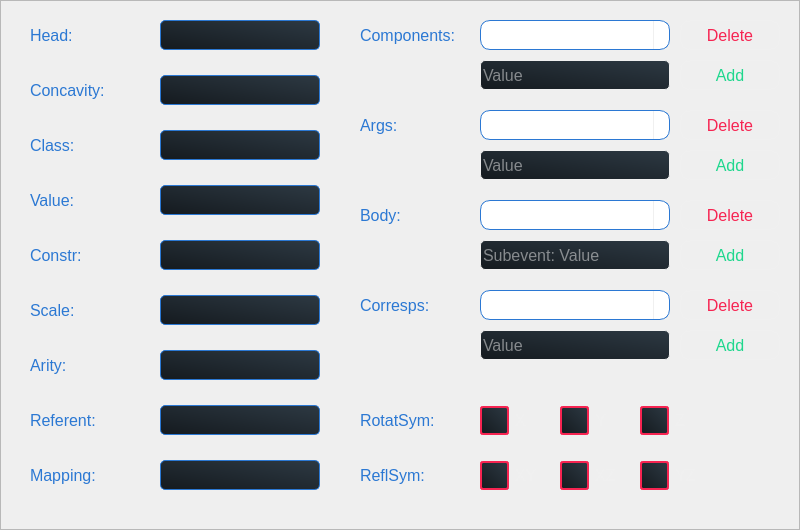
     <widget class="QFrame" name="typeFrame">
      <property name="enabled">
       <bool>true</bool>
      </property>
      <property name="geometry">
       <rect>
        <x>0</x>
        <y>70</y>
        <width>800</width>
        <height>530</height>
       </rect>
      </property>
      <property name="styleSheet">
       <string notr="true">QLabel {
	border: None;
	color: #2b78d3;
	background: None;
}

QLineEdit {
	background:  qlineargradient(spread:pad, x1:0.063, y1:0.937318, x2:1, y2:0, stop:0 rgba(22,28,33,255), stop:1 rgba(45,57,67,255));;
	border-radius: 5px;
	border: 1px solid #2b78d3;
	color: #f0f0f0;
}

QCheckBox {
	color: #f0f0f0;
}

QCheckBox::indicator:unchecked {
	background:  qlineargradient(spread:pad, x1:0.063, y1:0.937318, x2:1, y2:0, stop:0 rgba(22,28,33,255), stop:1 rgba(45,57,67,255));
	border: 2px solid #f62451;
	border-radius: 3px;
	width: 25px;
	height: 25px;
}

QCheckBox::indicator:checked {
	background:  qlineargradient(spread:pad, x1:0.063, y1:0.937318, x2:1, y2:0, stop:0 rgba(22,28,33,255), stop:1 rgba(45,57,67,255));
	border: 2px solid #1fd78d;
	border-radius: 3px;
	width: 25px;
	height: 25px;
}</string>
      </property>
      <property name="frameShape">
       <enum>QFrame::StyledPanel</enum>
      </property>
      <property name="frameShadow">
       <enum>QFrame::Raised</enum>
      </property>
      <widget class="QLabel" name="typeHeadLabel">
       <property name="geometry">
        <rect>
         <x>30</x>
         <y>20</y>
         <width>120</width>
         <height>30</height>
        </rect>
       </property>
       <property name="font">
        <font>
         <family>Segoe UI</family>
         <pointsize>12</pointsize>
        </font>
       </property>
       <property name="toolTip">
        <string/>
       </property>
       <property name="text">
        <string>Head:</string>
       </property>
      </widget>
      <widget class="QLineEdit" name="typeHead">
       <property name="geometry">
        <rect>
         <x>160</x>
         <y>20</y>
         <width>160</width>
         <height>30</height>
        </rect>
       </property>
       <property name="font">
        <font>
         <family>Segoe UI</family>
         <pointsize>12</pointsize>
        </font>
       </property>
       <property name="toolTip">
        <string>Type: Head</string>
       </property>
      </widget>
      <widget class="QLineEdit" name="typeConcavity">
       <property name="geometry">
        <rect>
         <x>160</x>
         <y>75</y>
         <width>160</width>
         <height>30</height>
        </rect>
       </property>
       <property name="font">
        <font>
         <family>Segoe UI</family>
         <pointsize>12</pointsize>
        </font>
       </property>
       <property name="toolTip">
        <string>Type Concavity</string>
       </property>
      </widget>
      <widget class="QLabel" name="typeConcavityLabel">
       <property name="geometry">
        <rect>
         <x>30</x>
         <y>75</y>
         <width>120</width>
         <height>30</height>
        </rect>
       </property>
       <property name="font">
        <font>
         <family>Segoe UI</family>
         <pointsize>12</pointsize>
        </font>
       </property>
       <property name="text">
        <string>Concavity:</string>
       </property>
      </widget>
      <widget class="QLineEdit" name="typeClass">
       <property name="geometry">
        <rect>
         <x>160</x>
         <y>130</y>
         <width>160</width>
         <height>30</height>
        </rect>
       </property>
       <property name="font">
        <font>
         <family>Segoe UI</family>
         <pointsize>12</pointsize>
        </font>
       </property>
       <property name="toolTip">
        <string>Type: Class</string>
       </property>
      </widget>
      <widget class="QLabel" name="typeClassLabel">
       <property name="geometry">
        <rect>
         <x>30</x>
         <y>130</y>
         <width>120</width>
         <height>30</height>
        </rect>
       </property>
       <property name="font">
        <font>
         <family>Segoe UI</family>
         <pointsize>12</pointsize>
        </font>
       </property>
       <property name="text">
        <string>Class:</string>
       </property>
      </widget>
      <widget class="QLineEdit" name="typeValue">
       <property name="geometry">
        <rect>
         <x>160</x>
         <y>185</y>
         <width>160</width>
         <height>30</height>
        </rect>
       </property>
       <property name="font">
        <font>
         <family>Segoe UI</family>
         <pointsize>12</pointsize>
        </font>
       </property>
       <property name="toolTip">
        <string>Type: Value</string>
       </property>
      </widget>
      <widget class="QLabel" name="typeValueLabel">
       <property name="geometry">
        <rect>
         <x>30</x>
         <y>185</y>
         <width>120</width>
         <height>30</height>
        </rect>
       </property>
       <property name="font">
        <font>
         <family>Segoe UI</family>
         <pointsize>12</pointsize>
        </font>
       </property>
       <property name="text">
        <string>Value:</string>
       </property>
      </widget>
      <widget class="QLineEdit" name="typeScale">
       <property name="geometry">
        <rect>
         <x>160</x>
         <y>295</y>
         <width>160</width>
         <height>30</height>
        </rect>
       </property>
       <property name="font">
        <font>
         <family>Segoe UI</family>
         <pointsize>12</pointsize>
        </font>
       </property>
       <property name="toolTip">
        <string>Type: Scale</string>
       </property>
      </widget>
      <widget class="QLabel" name="typeReferentLabel">
       <property name="geometry">
        <rect>
         <x>30</x>
         <y>405</y>
         <width>120</width>
         <height>30</height>
        </rect>
       </property>
       <property name="font">
        <font>
         <family>Segoe UI</family>
         <pointsize>12</pointsize>
        </font>
       </property>
       <property name="text">
        <string>Referent:</string>
       </property>
      </widget>
      <widget class="QLineEdit" name="typeConstr">
       <property name="geometry">
        <rect>
         <x>160</x>
         <y>240</y>
         <width>160</width>
         <height>30</height>
        </rect>
       </property>
       <property name="font">
        <font>
         <family>Segoe UI</family>
         <pointsize>12</pointsize>
        </font>
       </property>
       <property name="toolTip">
        <string>Type: Constr</string>
       </property>
      </widget>
      <widget class="QLabel" name="typeArityLabel">
       <property name="geometry">
        <rect>
         <x>30</x>
         <y>350</y>
         <width>120</width>
         <height>30</height>
        </rect>
       </property>
       <property name="font">
        <font>
         <family>Segoe UI</family>
         <pointsize>12</pointsize>
        </font>
       </property>
       <property name="text">
        <string>Arity:</string>
       </property>
      </widget>
      <widget class="QLineEdit" name="typeReferent">
       <property name="geometry">
        <rect>
         <x>160</x>
         <y>405</y>
         <width>160</width>
         <height>30</height>
        </rect>
       </property>
       <property name="font">
        <font>
         <family>Segoe UI</family>
         <pointsize>12</pointsize>
        </font>
       </property>
       <property name="toolTip">
        <string>Type: Referent</string>
       </property>
      </widget>
      <widget class="QLabel" name="typeConstrLabel">
       <property name="geometry">
        <rect>
         <x>30</x>
         <y>240</y>
         <width>120</width>
         <height>30</height>
        </rect>
       </property>
       <property name="font">
        <font>
         <family>Segoe UI</family>
         <pointsize>12</pointsize>
        </font>
       </property>
       <property name="text">
        <string>Constr:</string>
       </property>
      </widget>
      <widget class="QLabel" name="typeScaleLabel">
       <property name="geometry">
        <rect>
         <x>30</x>
         <y>295</y>
         <width>120</width>
         <height>30</height>
        </rect>
       </property>
       <property name="font">
        <font>
         <family>Segoe UI</family>
         <pointsize>12</pointsize>
        </font>
       </property>
       <property name="text">
        <string>Scale:</string>
       </property>
      </widget>
      <widget class="QLineEdit" name="typeArity">
       <property name="geometry">
        <rect>
         <x>160</x>
         <y>350</y>
         <width>160</width>
         <height>30</height>
        </rect>
       </property>
       <property name="font">
        <font>
         <family>Segoe UI</family>
         <pointsize>12</pointsize>
        </font>
       </property>
       <property name="toolTip">
        <string>Type: Arity</string>
       </property>
      </widget>
      <widget class="QLabel" name="typeMappingLabel">
       <property name="geometry">
        <rect>
         <x>30</x>
         <y>460</y>
         <width>120</width>
         <height>30</height>
        </rect>
       </property>
       <property name="font">
        <font>
         <family>Segoe UI</family>
         <pointsize>12</pointsize>
        </font>
       </property>
       <property name="text">
        <string>Mapping:</string>
       </property>
      </widget>
      <widget class="QLineEdit" name="typeMapping">
       <property name="geometry">
        <rect>
         <x>160</x>
         <y>460</y>
         <width>160</width>
         <height>30</height>
        </rect>
       </property>
       <property name="font">
        <font>
         <family>Segoe UI</family>
         <pointsize>12</pointsize>
        </font>
       </property>
       <property name="toolTip">
        <string>Type: Mapping</string>
       </property>
      </widget>
      <widget class="QLabel" name="typeComponentsLabel">
       <property name="geometry">
        <rect>
         <x>360</x>
         <y>20</y>
         <width>120</width>
         <height>30</height>
        </rect>
       </property>
       <property name="font">
        <font>
         <family>Segoe UI</family>
         <pointsize>12</pointsize>
        </font>
       </property>
       <property name="text">
        <string>Components:</string>
       </property>
      </widget>
      <widget class="QLineEdit" name="typeComponentsValue">
       <property name="geometry">
        <rect>
         <x>480</x>
         <y>60</y>
         <width>190</width>
         <height>30</height>
        </rect>
       </property>
       <property name="font">
        <font>
         <family>Segoe UI</family>
         <pointsize>12</pointsize>
        </font>
       </property>
       <property name="toolTip">
        <string>New Component Value</string>
       </property>
       <property name="styleSheet">
        <string notr="true">QLineEdit {
	border: 1px solid #f0f0f0;
}</string>
       </property>
       <property name="placeholderText">
        <string>Value</string>
       </property>
      </widget>
      <widget class="QComboBox" name="typeComponents">
       <property name="geometry">
        <rect>
         <x>480</x>
         <y>20</y>
         <width>190</width>
         <height>30</height>
        </rect>
       </property>
       <property name="font">
        <font>
         <family>Segoe UI</family>
         <pointsize>12</pointsize>
        </font>
       </property>
       <property name="toolTip">
        <string>Type: Components</string>
       </property>
       <property name="styleSheet">
        <string notr="true">QComboBox {
    border: 1px solid #2b78d3;
    border-radius: 10px;
	color: #f0f0f0;
}

QComboBox::hover {
	border: 2px solid #2b78d3;
}

QComboBox:editable {
    background: #f0f0f0;
}

QComboBox:!editable, QComboBox::drop-down:editable {
     background: qlineargradient(x1: 0, y1: 0, x2: 0, y2: 1,
                                 stop: 0 #161c21, stop: 1.0 #2d3943);
}

QComboBox:!editable:on, QComboBox::drop-down:editable:on {
    background:  qlineargradient(x1: 0, y1: 0, x2: 0, y2: 1,
                                 stop: 0 #161c21, stop: 1.0 #2d3943);
}

QComboBox:on { 
    padding-top: 3px;
    padding-left: 4px;
}

QComboBox::drop-down {
    subcontrol-origin: padding;
    subcontrol-position: top right;
    width: 15px;

    border-left-width: 1px;
    border-left-color: #f0f0f0;
    border-left-style: solid;
    border-top-right-radius: 3px;
    border-bottom-right-radius: 3px;
}

QComboBox::down-arrow:on { 
    top: 1px;
    left: 1px;
}
</string>
       </property>
       <property name="currentText">
        <string/>
       </property>
       <property name="currentIndex">
        <number>-1</number>
       </property>
       <property name="placeholderText" stdset="0">
        <string/>
       </property>
      </widget>
      <widget class="QPushButton" name="typeComponentsAdd">
       <property name="geometry">
        <rect>
         <x>680</x>
         <y>60</y>
         <width>100</width>
         <height>30</height>
        </rect>
       </property>
       <property name="font">
        <font>
         <family>Segoe UI</family>
         <pointsize>12</pointsize>
         <weight>50</weight>
         <italic>false</italic>
         <bold>false</bold>
         <underline>false</underline>
         <strikeout>false</strikeout>
        </font>
       </property>
       <property name="styleSheet">
        <string notr="true">QPushButton {
	background-color:  qlineargradient(x1: 0, y1: 0, x2: 0, y2: 1,
                                 stop: 0 #161c21, stop: 1.0 #2d3943);
	border-radius: 10px;
	border: 1px solid #f0f0f0;
	color: #1fd78d;
}

QPushButton::hover {
	border: 2px solid #1fd78d;
}</string>
       </property>
       <property name="text">
        <string>Add</string>
       </property>
      </widget>
      <widget class="QPushButton" name="typeComponentsDelete">
       <property name="geometry">
        <rect>
         <x>680</x>
         <y>20</y>
         <width>100</width>
         <height>30</height>
        </rect>
       </property>
       <property name="font">
        <font>
         <family>Segoe UI</family>
         <pointsize>12</pointsize>
         <weight>50</weight>
         <italic>false</italic>
         <bold>false</bold>
         <underline>false</underline>
         <strikeout>false</strikeout>
        </font>
       </property>
       <property name="styleSheet">
        <string notr="true">QPushButton {
	background-color:  qlineargradient(x1: 0, y1: 0, x2: 0, y2: 1,
                                 stop: 0 #161c21, stop: 1.0 #2d3943);
	border-radius: 10px;
	border: 1px solid #f0f0f0;
	color: #f62451;
}

QPushButton::hover {
	border: 2px solid #f62451;
}</string>
       </property>
       <property name="text">
        <string>Delete</string>
       </property>
      </widget>
      <widget class="QLabel" name="typeArgsLabel">
       <property name="geometry">
        <rect>
         <x>360</x>
         <y>110</y>
         <width>120</width>
         <height>30</height>
        </rect>
       </property>
       <property name="font">
        <font>
         <family>Segoe UI</family>
         <pointsize>12</pointsize>
        </font>
       </property>
       <property name="text">
        <string>Args:</string>
       </property>
      </widget>
      <widget class="QPushButton" name="typeArgsAdd">
       <property name="geometry">
        <rect>
         <x>680</x>
         <y>150</y>
         <width>100</width>
         <height>30</height>
        </rect>
       </property>
       <property name="font">
        <font>
         <family>Segoe UI</family>
         <pointsize>12</pointsize>
         <weight>50</weight>
         <italic>false</italic>
         <bold>false</bold>
         <underline>false</underline>
         <strikeout>false</strikeout>
        </font>
       </property>
       <property name="styleSheet">
        <string notr="true">QPushButton {
	background-color:  qlineargradient(x1: 0, y1: 0, x2: 0, y2: 1,
                                 stop: 0 #161c21, stop: 1.0 #2d3943);
	border-radius: 10px;
	border: 1px solid #f0f0f0;
	color: #1fd78d;
}

QPushButton::hover {
	border: 2px solid #1fd78d;
}</string>
       </property>
       <property name="text">
        <string>Add</string>
       </property>
      </widget>
      <widget class="QComboBox" name="typeArgs">
       <property name="geometry">
        <rect>
         <x>480</x>
         <y>110</y>
         <width>190</width>
         <height>30</height>
        </rect>
       </property>
       <property name="font">
        <font>
         <family>Segoe UI</family>
         <pointsize>12</pointsize>
        </font>
       </property>
       <property name="toolTip">
        <string>Type: Args</string>
       </property>
       <property name="styleSheet">
        <string notr="true">QComboBox {
    border: 1px solid #2b78d3;
    border-radius: 10px;
	color: #f0f0f0;
}

QComboBox::hover {
	border: 2px solid #2b78d3;
}

QComboBox:editable {
    background: #f0f0f0;
}

QComboBox:!editable, QComboBox::drop-down:editable {
     background: qlineargradient(x1: 0, y1: 0, x2: 0, y2: 1,
                                 stop: 0 #161c21, stop: 1.0 #2d3943);
}

QComboBox:!editable:on, QComboBox::drop-down:editable:on {
    background:  qlineargradient(x1: 0, y1: 0, x2: 0, y2: 1,
                                 stop: 0 #161c21, stop: 1.0 #2d3943);
}

QComboBox:on { 
    padding-top: 3px;
    padding-left: 4px;
}

QComboBox::drop-down {
    subcontrol-origin: padding;
    subcontrol-position: top right;
    width: 15px;

    border-left-width: 1px;
    border-left-color: #f0f0f0;
    border-left-style: solid;
    border-top-right-radius: 3px;
    border-bottom-right-radius: 3px;
}

QComboBox::down-arrow:on { 
    top: 1px;
    left: 1px;
}
</string>
       </property>
       <property name="currentText">
        <string/>
       </property>
       <property name="currentIndex">
        <number>-1</number>
       </property>
       <property name="placeholderText" stdset="0">
        <string/>
       </property>
      </widget>
      <widget class="QPushButton" name="typeArgsDelete">
       <property name="geometry">
        <rect>
         <x>680</x>
         <y>110</y>
         <width>100</width>
         <height>30</height>
        </rect>
       </property>
       <property name="font">
        <font>
         <family>Segoe UI</family>
         <pointsize>12</pointsize>
         <weight>50</weight>
         <italic>false</italic>
         <bold>false</bold>
         <underline>false</underline>
         <strikeout>false</strikeout>
        </font>
       </property>
       <property name="styleSheet">
        <string notr="true">QPushButton {
	background-color:  qlineargradient(x1: 0, y1: 0, x2: 0, y2: 1,
                                 stop: 0 #161c21, stop: 1.0 #2d3943);
	border-radius: 10px;
	border: 1px solid #f0f0f0;
	color: #f62451;
}

QPushButton::hover {
	border: 2px solid #f62451;
}</string>
       </property>
       <property name="text">
        <string>Delete</string>
       </property>
      </widget>
      <widget class="QLineEdit" name="typeArgsValue">
       <property name="geometry">
        <rect>
         <x>480</x>
         <y>150</y>
         <width>190</width>
         <height>30</height>
        </rect>
       </property>
       <property name="font">
        <font>
         <family>Segoe UI</family>
         <pointsize>12</pointsize>
        </font>
       </property>
       <property name="toolTip">
        <string>New Arg Value</string>
       </property>
       <property name="styleSheet">
        <string notr="true">QLineEdit {
	border: 1px solid #f0f0f0;
}</string>
       </property>
       <property name="placeholderText">
        <string>Value</string>
       </property>
      </widget>
      <widget class="QLabel" name="typeBodyLabel">
       <property name="geometry">
        <rect>
         <x>360</x>
         <y>200</y>
         <width>120</width>
         <height>30</height>
        </rect>
       </property>
       <property name="font">
        <font>
         <family>Segoe UI</family>
         <pointsize>12</pointsize>
        </font>
       </property>
       <property name="text">
        <string>Body:</string>
       </property>
      </widget>
      <widget class="QPushButton" name="typeBodyAdd">
       <property name="geometry">
        <rect>
         <x>680</x>
         <y>240</y>
         <width>100</width>
         <height>30</height>
        </rect>
       </property>
       <property name="font">
        <font>
         <family>Segoe UI</family>
         <pointsize>12</pointsize>
         <weight>50</weight>
         <italic>false</italic>
         <bold>false</bold>
         <underline>false</underline>
         <strikeout>false</strikeout>
        </font>
       </property>
       <property name="styleSheet">
        <string notr="true">QPushButton {
	background-color:  qlineargradient(x1: 0, y1: 0, x2: 0, y2: 1,
                                 stop: 0 #161c21, stop: 1.0 #2d3943);
	border-radius: 10px;
	border: 1px solid #f0f0f0;
	color: #1fd78d;
}

QPushButton::hover {
	border: 2px solid #1fd78d;
}</string>
       </property>
       <property name="text">
        <string>Add</string>
       </property>
      </widget>
      <widget class="QComboBox" name="typeBody">
       <property name="geometry">
        <rect>
         <x>480</x>
         <y>200</y>
         <width>190</width>
         <height>30</height>
        </rect>
       </property>
       <property name="font">
        <font>
         <family>Segoe UI</family>
         <pointsize>12</pointsize>
        </font>
       </property>
       <property name="toolTip">
        <string>Type: Body</string>
       </property>
       <property name="styleSheet">
        <string notr="true">QComboBox {
    border: 1px solid #2b78d3;
    border-radius: 10px;
	color: #f0f0f0;
}

QComboBox::hover {
	border: 2px solid #2b78d3;
}

QComboBox:editable {
    background: #f0f0f0;
}

QComboBox:!editable, QComboBox::drop-down:editable {
     background: qlineargradient(x1: 0, y1: 0, x2: 0, y2: 1,
                                 stop: 0 #161c21, stop: 1.0 #2d3943);
}

QComboBox:!editable:on, QComboBox::drop-down:editable:on {
    background:  qlineargradient(x1: 0, y1: 0, x2: 0, y2: 1,
                                 stop: 0 #161c21, stop: 1.0 #2d3943);
}

QComboBox:on { 
    padding-top: 3px;
    padding-left: 4px;
}

QComboBox::drop-down {
    subcontrol-origin: padding;
    subcontrol-position: top right;
    width: 15px;

    border-left-width: 1px;
    border-left-color: #f0f0f0;
    border-left-style: solid;
    border-top-right-radius: 3px;
    border-bottom-right-radius: 3px;
}

QComboBox::down-arrow:on { 
    top: 1px;
    left: 1px;
}
</string>
       </property>
       <property name="currentText">
        <string/>
       </property>
       <property name="currentIndex">
        <number>-1</number>
       </property>
       <property name="placeholderText" stdset="0">
        <string/>
       </property>
      </widget>
      <widget class="QPushButton" name="typeBodyDelete">
       <property name="geometry">
        <rect>
         <x>680</x>
         <y>200</y>
         <width>100</width>
         <height>30</height>
        </rect>
       </property>
       <property name="font">
        <font>
         <family>Segoe UI</family>
         <pointsize>12</pointsize>
         <weight>50</weight>
         <italic>false</italic>
         <bold>false</bold>
         <underline>false</underline>
         <strikeout>false</strikeout>
        </font>
       </property>
       <property name="styleSheet">
        <string notr="true">QPushButton {
	background-color:  qlineargradient(x1: 0, y1: 0, x2: 0, y2: 1,
                                 stop: 0 #161c21, stop: 1.0 #2d3943);
	border-radius: 10px;
	border: 1px solid #f0f0f0;
	color: #f62451;
}

QPushButton::hover {
	border: 2px solid #f62451;
}</string>
       </property>
       <property name="text">
        <string>Delete</string>
       </property>
      </widget>
      <widget class="QLineEdit" name="typeBodySubeventValue">
       <property name="geometry">
        <rect>
         <x>480</x>
         <y>240</y>
         <width>190</width>
         <height>30</height>
        </rect>
       </property>
       <property name="font">
        <font>
         <family>Segoe UI</family>
         <pointsize>12</pointsize>
        </font>
       </property>
       <property name="toolTip">
        <string>New Subevent Value</string>
       </property>
       <property name="styleSheet">
        <string notr="true">QLineEdit {
	border: 1px solid #f0f0f0;
}</string>
       </property>
       <property name="placeholderText">
        <string>Subevent: Value</string>
       </property>
      </widget>
      <widget class="QLabel" name="typeCorrespsLabel">
       <property name="geometry">
        <rect>
         <x>360</x>
         <y>290</y>
         <width>120</width>
         <height>30</height>
        </rect>
       </property>
       <property name="font">
        <font>
         <family>Segoe UI</family>
         <pointsize>12</pointsize>
        </font>
       </property>
       <property name="text">
        <string>Corresps:</string>
       </property>
      </widget>
      <widget class="QPushButton" name="typeCorrespsAdd">
       <property name="geometry">
        <rect>
         <x>680</x>
         <y>330</y>
         <width>100</width>
         <height>30</height>
        </rect>
       </property>
       <property name="font">
        <font>
         <family>Segoe UI</family>
         <pointsize>12</pointsize>
         <weight>50</weight>
         <italic>false</italic>
         <bold>false</bold>
         <underline>false</underline>
         <strikeout>false</strikeout>
        </font>
       </property>
       <property name="styleSheet">
        <string notr="true">QPushButton {
	background-color:  qlineargradient(x1: 0, y1: 0, x2: 0, y2: 1,
                                 stop: 0 #161c21, stop: 1.0 #2d3943);
	border-radius: 10px;
	border: 1px solid #f0f0f0;
	color: #1fd78d;
}

QPushButton::hover {
	border: 2px solid #1fd78d;
}</string>
       </property>
       <property name="text">
        <string>Add</string>
       </property>
      </widget>
      <widget class="QComboBox" name="typeCorresps">
       <property name="geometry">
        <rect>
         <x>480</x>
         <y>290</y>
         <width>190</width>
         <height>30</height>
        </rect>
       </property>
       <property name="font">
        <font>
         <family>Segoe UI</family>
         <pointsize>12</pointsize>
        </font>
       </property>
       <property name="toolTip">
        <string>Type: Corresps</string>
       </property>
       <property name="styleSheet">
        <string notr="true">QComboBox {
    border: 1px solid #2b78d3;
    border-radius: 10px;
	color: #f0f0f0;
}

QComboBox::hover {
	border: 2px solid #2b78d3;
}

QComboBox:editable {
    background: #f0f0f0;
}

QComboBox:!editable, QComboBox::drop-down:editable {
     background: qlineargradient(x1: 0, y1: 0, x2: 0, y2: 1,
                                 stop: 0 #161c21, stop: 1.0 #2d3943);
}

QComboBox:!editable:on, QComboBox::drop-down:editable:on {
    background:  qlineargradient(x1: 0, y1: 0, x2: 0, y2: 1,
                                 stop: 0 #161c21, stop: 1.0 #2d3943);
}

QComboBox:on { 
    padding-top: 3px;
    padding-left: 4px;
}

QComboBox::drop-down {
    subcontrol-origin: padding;
    subcontrol-position: top right;
    width: 15px;

    border-left-width: 1px;
    border-left-color: #f0f0f0;
    border-left-style: solid;
    border-top-right-radius: 3px;
    border-bottom-right-radius: 3px;
}

QComboBox::down-arrow:on { 
    top: 1px;
    left: 1px;
}
</string>
       </property>
       <property name="currentText">
        <string/>
       </property>
       <property name="currentIndex">
        <number>-1</number>
       </property>
       <property name="placeholderText" stdset="0">
        <string/>
       </property>
      </widget>
      <widget class="QPushButton" name="typeCorrespsDelete">
       <property name="geometry">
        <rect>
         <x>680</x>
         <y>290</y>
         <width>100</width>
         <height>30</height>
        </rect>
       </property>
       <property name="font">
        <font>
         <family>Segoe UI</family>
         <pointsize>12</pointsize>
         <weight>50</weight>
         <italic>false</italic>
         <bold>false</bold>
         <underline>false</underline>
         <strikeout>false</strikeout>
        </font>
       </property>
       <property name="styleSheet">
        <string notr="true">QPushButton {
	background-color:  qlineargradient(x1: 0, y1: 0, x2: 0, y2: 1,
                                 stop: 0 #161c21, stop: 1.0 #2d3943);
	border-radius: 10px;
	border: 1px solid #f0f0f0;
	color: #f62451;
}

QPushButton::hover {
	border: 2px solid #f62451;
}</string>
       </property>
       <property name="text">
        <string>Delete</string>
       </property>
      </widget>
      <widget class="QLineEdit" name="typeCorrespsValue">
       <property name="geometry">
        <rect>
         <x>480</x>
         <y>330</y>
         <width>190</width>
         <height>30</height>
        </rect>
       </property>
       <property name="font">
        <font>
         <family>Segoe UI</family>
         <pointsize>12</pointsize>
        </font>
       </property>
       <property name="toolTip">
        <string>New Corresp Value</string>
       </property>
       <property name="styleSheet">
        <string notr="true">QLineEdit {
	border: 1px solid #f0f0f0;
}</string>
       </property>
       <property name="placeholderText">
        <string>Value</string>
       </property>
      </widget>
      <widget class="QLabel" name="typeRotatSymLabel">
       <property name="geometry">
        <rect>
         <x>360</x>
         <y>405</y>
         <width>120</width>
         <height>30</height>
        </rect>
       </property>
       <property name="font">
        <font>
         <family>Segoe UI</family>
         <pointsize>12</pointsize>
        </font>
       </property>
       <property name="text">
        <string>RotatSym:</string>
       </property>
      </widget>
      <widget class="QCheckBox" name="typeRotatSymX">
       <property name="geometry">
        <rect>
         <x>480</x>
         <y>405</y>
         <width>70</width>
         <height>30</height>
        </rect>
       </property>
       <property name="font">
        <font>
         <family>Segoe UI</family>
         <pointsize>12</pointsize>
        </font>
       </property>
       <property name="toolTip">
        <string>Type: RotatSym</string>
       </property>
       <property name="text">
        <string>X</string>
       </property>
      </widget>
      <widget class="QCheckBox" name="typeRotatSymY">
       <property name="geometry">
        <rect>
         <x>560</x>
         <y>405</y>
         <width>70</width>
         <height>30</height>
        </rect>
       </property>
       <property name="font">
        <font>
         <family>Segoe UI</family>
         <pointsize>12</pointsize>
        </font>
       </property>
       <property name="toolTip">
        <string>Type: RotatSym</string>
       </property>
       <property name="text">
        <string>Y</string>
       </property>
      </widget>
      <widget class="QCheckBox" name="typeRotatSymZ">
       <property name="geometry">
        <rect>
         <x>640</x>
         <y>405</y>
         <width>70</width>
         <height>30</height>
        </rect>
       </property>
       <property name="font">
        <font>
         <family>Segoe UI</family>
         <pointsize>12</pointsize>
        </font>
       </property>
       <property name="toolTip">
        <string>Type: RotatSym</string>
       </property>
       <property name="text">
        <string>Z</string>
       </property>
      </widget>
      <widget class="QCheckBox" name="typeReflSymYZ">
       <property name="geometry">
        <rect>
         <x>640</x>
         <y>460</y>
         <width>70</width>
         <height>30</height>
        </rect>
       </property>
       <property name="font">
        <font>
         <family>Segoe UI</family>
         <pointsize>12</pointsize>
        </font>
       </property>
       <property name="toolTip">
        <string>Type: ReflSym</string>
       </property>
       <property name="text">
        <string>YZ</string>
       </property>
      </widget>
      <widget class="QLabel" name="typeReflSymLabel">
       <property name="geometry">
        <rect>
         <x>360</x>
         <y>460</y>
         <width>120</width>
         <height>30</height>
        </rect>
       </property>
       <property name="font">
        <font>
         <family>Segoe UI</family>
         <pointsize>12</pointsize>
        </font>
       </property>
       <property name="text">
        <string>ReflSym:</string>
       </property>
      </widget>
      <widget class="QCheckBox" name="typeReflSymXZ">
       <property name="geometry">
        <rect>
         <x>560</x>
         <y>460</y>
         <width>70</width>
         <height>30</height>
        </rect>
       </property>
       <property name="font">
        <font>
         <family>Segoe UI</family>
         <pointsize>12</pointsize>
        </font>
       </property>
       <property name="toolTip">
        <string>Type: ReflSym</string>
       </property>
       <property name="text">
        <string>XZ</string>
       </property>
      </widget>
      <widget class="QCheckBox" name="typeReflSymXY">
       <property name="geometry">
        <rect>
         <x>480</x>
         <y>460</y>
         <width>70</width>
         <height>30</height>
        </rect>
       </property>
       <property name="font">
        <font>
         <family>Segoe UI</family>
         <pointsize>12</pointsize>
        </font>
       </property>
       <property name="toolTip">
        <string>Type: ReflSym</string>
       </property>
       <property name="text">
        <string>XY</string>
       </property>
      </widget>
     </widget>
